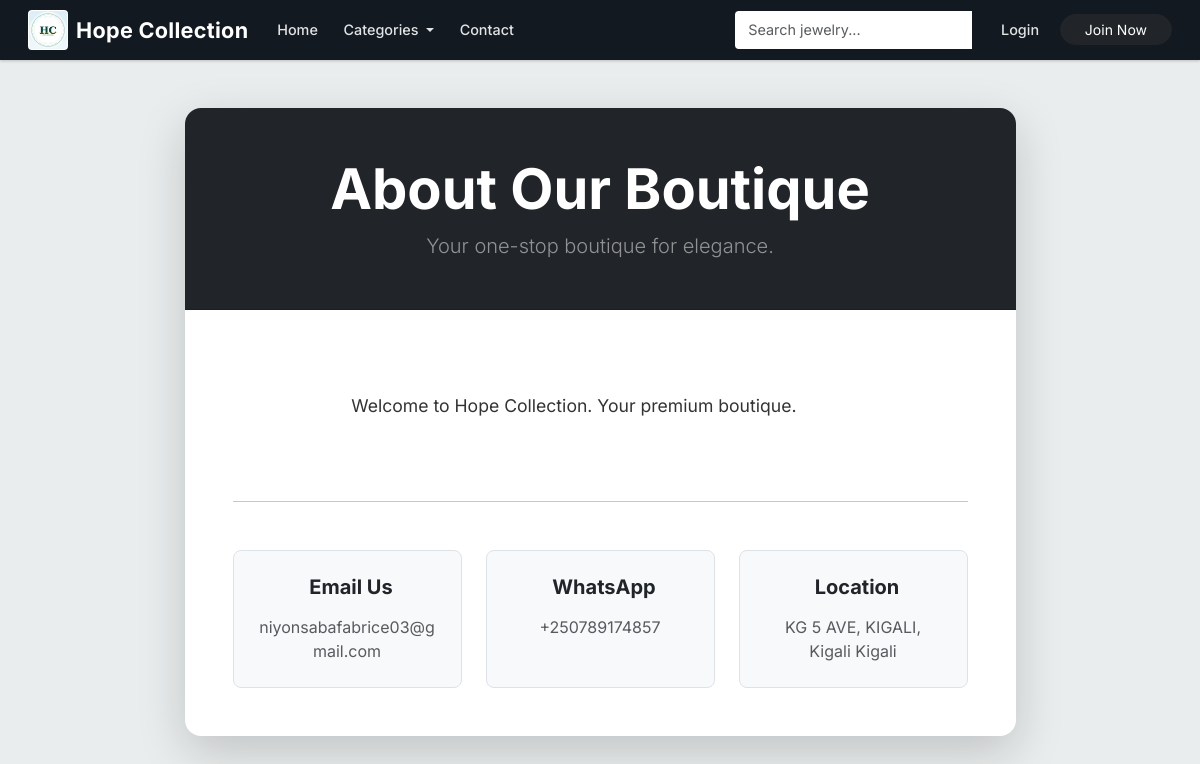
/about, run on the app's committed database.
### market/models.py (models this page shows)
class SiteSettings(db.Model):
    __tablename__ = 'site_settings'
    id               = db.Column(db.Integer, primary_key=True)
    business_name    = db.Column(db.String(100), nullable=False, default='Hope Collection')
    tagline          = db.Column(db.String(255), default='Your one-stop boutique for elegance.')
    logo_url         = db.Column(db.String(255), default='')
    meta_description = db.Column(db.String(255), default='Hope Collection - Quality jewelry, electronics, and accessories.')
    whatsapp_number  = db.Column(db.String(20), nullable=False, default='250789174857')
    contact_email    = db.Column(db.String(120), nullable=False, default='niyonsabafabrice03@gmail.com')
    business_phone   = db.Column(db.String(20))
    business_address = db.Column(db.String(255))
    facebook_url     = db.Column(db.String(255))
    instagram_url    = db.Column(db.String(255))
    currency_code    = db.Column(db.String(10), default='RWF')
    delivery_fee     = db.Column(db.Integer, default=0)
    about_content    = db.Column(db.Text, default='Welcome to Hope Collection. We provide quality products and services.')

### market/routes.py (the view)
@app.route('/about')
def about_page():
    return render_template('about.html')

### market/templates/about.html (shortened to what this page needs)
{% extends 'base.html' %}
{% block content %}
<div class="container my-5">
    <div class="row justify-content-center">
        <div class="col-md-10 col-lg-9">
            <div class="card border-0 shadow-lg rounded-4 overflow-hidden">
                <div class="card-header bg-dark text-white p-5 text-center">
                    <h1 class="display-4 fw-bold mb-2">About Our Boutique</h1>
                    <p class="lead mb-0 text-white-50">{{ site_settings.tagline }}</p>
                </div>
                <div class="card-body p-5">
                    <div class="about-text mb-5" style="white-space: pre-wrap; font-size: 1.1rem; line-height: 1.8; color: #333;">
                        {{ site_settings.about_content }}
                    </div>
                    <hr class="my-5">
                    <div class="row text-center g-4">
                        <div class="col-md-4">
                            <div class="p-4 border rounded-3 h-100 bg-light">
                                <h5 class="fw-bold mb-3">Email Us</h5>
                                <p class="text-muted mb-0">{{ site_settings.contact_email }}</p>
                            </div>
                        </div>
                        <div class="col-md-4">
                            <div class="p-4 border rounded-3 h-100 bg-light">
                                <h5 class="fw-bold mb-3">WhatsApp</h5>
                                <p class="text-muted mb-0">+{{ site_settings.whatsapp_number }}</p>
                            </div>
                        </div>
                        <div class="col-md-4">
                            <div class="p-4 border rounded-3 h-100 bg-light">
                                <h5 class="fw-bold mb-3">Location</h5>
                                <p class="text-muted mb-0">{{ site_settings.business_address if site_settings.business_address else 'Online Store' }}</p>
                            </div>
                        </div>
                    </div>
                </div>
            </div>
        </div>
    </div>
</div>
{% endblock %}

### market/templates/base.html (shortened to what this page needs)
<!DOCTYPE html>
<html lang="en">
<head>
    <link href="https://cdn.jsdelivr.net/npm/bootstrap@5.3.0/dist/css/bootstrap.min.css" rel="stylesheet">
    <link rel="stylesheet" href="https://cdn.jsdelivr.net/npm/bootstrap-icons@1.11.3/font/bootstrap-icons.css">
    <link rel="stylesheet" href="{{ url_for('static', filename='css/storefront.css') }}">
</head>
<body>
<nav class="navbar navbar-expand-lg navbar-light sticky-top navbar-custom">
    <div class="container-fluid">
        <a class="navbar-brand" href="{{ url_for('home_page') }}">
            {% if site_settings.logo_url and site_settings.logo_url != '/static/images/logo.png' %}
                <img src="{{ site_settings.logo_url }}" alt="{{ site_settings.business_name }} logo" class="brand-logo" onerror="this.classList.add('d-none'); this.nextElementSibling.classList.remove('d-none');">
            {% else %}
                <span class="brand-mark">{{ site_settings.business_name[:2].upper() if site_settings.business_name else 'HC' }}</span>
            {% endif %}
            <span class="brand-text">{{ site_settings.business_name }}</span>
        </a>
        <div class="collapse navbar-collapse" id="navbarNav">
            <ul class="navbar-nav me-auto">
                <li class="nav-item">
                    <a class="nav-link px-3" href="{{ url_for('home_page') }}">Home</a>
                </li>
                <li class="nav-item dropdown">
                    <a class="nav-link dropdown-toggle px-3" href="#" id="navbarDropdown" role="button" data-bs-toggle="dropdown">
                        Categories
                    </a>
                </li>
                <li class="nav-item">
                    <a class="nav-link px-3" href="{{ url_for('contact_page') }}">Contact</a>
                </li>
            </ul>
            <form class="d-flex me-lg-3 my-2 my-lg-0">
                <div class="input-group">
                    <input class="form-control search-bar-nav" type="search" placeholder="Search jewelry..." aria-label="Search">
                </div>
            </form>
            <ul class="navbar-nav align-items-lg-center">
                {% if current_user.is_authenticated %}
                    <li class="nav-item">
                        <a class="nav-link px-3" href="{{ url_for('view_cart') }}">
                            <i class="bi bi-cart3"></i>
                            {% set cart = session.get('cart', []) %}
                            {% if cart %}
                            <span class="badge badge-custom ms-1">{{ cart|length }}</span>
                            {% endif %}
                        </a>
                    </li>
                    <li class="nav-item">
                        <span class="nav-link px-3 nav-greeting">Hello, <strong>{{ current_user.username }}</strong></span>
                    </li>
                    <li class="nav-item">
                        <a class="nav-link btn btn-sm btn-outline-dark ms-lg-2" href="{{ url_for('logout_page') }}">Logout</a>
                    </li>
                {% else %}
                    <li class="nav-item pe-2">
                        <a class="nav-link" href="{{ url_for('login_page') }}">Login</a>
                    </li>
                    <li class="nav-item">
                        <a class="btn btn-dark btn-sm px-4 rounded-pill" href="{{ url_for('register_page') }}">Join Now</a>
                    </li>
                {% endif %}
            </ul>
        </div>
    </div>
</nav>
<main>
    {% block content %}
    {% endblock %}
</main>
</body>
</html>

### market/static/css/storefront.css (style rules this page uses)
:root { --ink: #0f1111; --muted: #565959; --paper: #eaeded; --cream: #f3efe7; --line: rgba(15, 17, 17, 0.11); --gold: #c7923e; --green: #198754; --amazon-blue: #146eb4; --amazon-orange: #febd69; --amazon-yellow: #f3a847; --card-bg: #ffffff; --hero-gradient: linear-gradient(135deg, #1a1a2e, #16213e, #0f3460); --shadow-sm: 0 2px 5px rgba(0,0,0,0.06); --shadow-md: 0 4px 12px rgba(0,0,0,0.10); --shadow-lg: 0 8px 30px rgba(0,0,0,0.12); }
* { letter-spacing: 0; box-sizing: border-box; }
body { color: var(--ink); background: var(--paper); font-family: Inter, ui-sans-serif, system-ui, -apple-system, BlinkMacSystemFont, "Segoe UI", sans-serif; }
.navbar-custom { background: #131921; border-bottom: none; box-shadow: 0 1px 3px rgba(0,0,0,0.2); padding: 0.4rem 1rem; min-height: 60px; }
.navbar-custom .container-fluid { max-width: 1280px; }
.navbar-brand { align-items: center; color: #fff !important; display: inline-flex; gap: 0.5rem; font-weight: 700; font-size: 1.35rem; text-decoration: none; transition: opacity 0.2s; padding: 0; }
.navbar-brand span.brand-text { color: #fff; font-weight: 700; letter-spacing: 0.3px; font-family: 'Inter', sans-serif; }
.brand-logo { height: 40px; width: 40px; object-fit: contain; border-radius: 4px; margin-right: 0; background: #fff; border: 1px solid rgba(255,255,255,0.15); }
.navbar-custom .nav-link { color: rgba(255,255,255,0.88) !important; font-weight: 500; font-size: 0.9rem; padding: 0.5rem 0.8rem !important; border-radius: 3px; transition: all 0.15s ease; }
.search-bar-nav { background: #fff; border: 1px solid transparent; color: #0f1111 !important; border-radius: 4px 0 0 4px; font-size: 0.9rem; min-height: 38px; }

### data on the page
SiteSettings: logo_url (picture), business_name "Hope Collection", tagline "Your one-stop boutique for elegance.", about_content "Welcome to Hope Collection. Your premium boutique.", contact_email "niyonsabafabrice03@gmail.com", whatsapp_number "250789174857", business_address "KG 5 AVE, KIGALI, Kigali Kigali"
